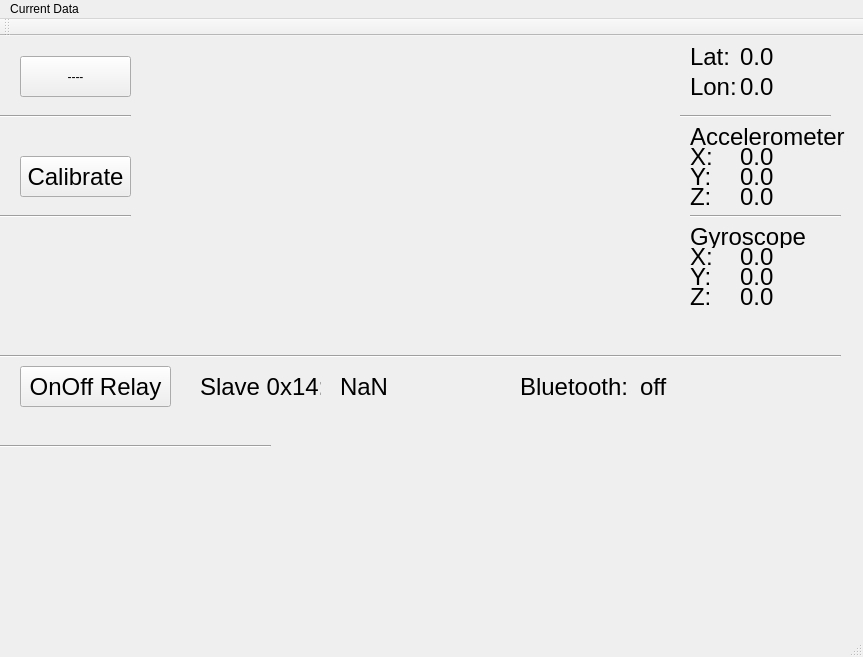
<?xml version="1.0" encoding="UTF-8"?>
<ui version="4.0">
 <class>MainWindow</class>
 <widget class="QMainWindow" name="MainWindow">
  <property name="geometry">
   <rect>
    <x>0</x>
    <y>0</y>
    <width>863</width>
    <height>657</height>
   </rect>
  </property>
  <property name="windowTitle">
   <string>MainWindow</string>
  </property>
  <widget class="QWidget" name="centralwidget">
   <widget class="QPushButton" name="bt_filtr_GPS">
    <property name="geometry">
     <rect>
      <x>20</x>
      <y>20</y>
      <width>111</width>
      <height>41</height>
     </rect>
    </property>
    <property name="text">
     <string>----</string>
    </property>
   </widget>
   <widget class="QLabel" name="lb_name_Lat">
    <property name="geometry">
     <rect>
      <x>690</x>
      <y>10</y>
      <width>41</width>
      <height>22</height>
     </rect>
    </property>
    <property name="font">
     <font>
      <pointsize>18</pointsize>
     </font>
    </property>
    <property name="text">
     <string>Lat:</string>
    </property>
   </widget>
   <widget class="QLabel" name="lb_latitude">
    <property name="geometry">
     <rect>
      <x>740</x>
      <y>10</y>
      <width>111</width>
      <height>22</height>
     </rect>
    </property>
    <property name="font">
     <font>
      <pointsize>18</pointsize>
     </font>
    </property>
    <property name="text">
     <string>0.0</string>
    </property>
   </widget>
   <widget class="QLabel" name="lb_name_Lon">
    <property name="geometry">
     <rect>
      <x>690</x>
      <y>40</y>
      <width>51</width>
      <height>22</height>
     </rect>
    </property>
    <property name="font">
     <font>
      <pointsize>18</pointsize>
     </font>
    </property>
    <property name="text">
     <string>Lon:</string>
    </property>
   </widget>
   <widget class="QLabel" name="lb_longitude">
    <property name="geometry">
     <rect>
      <x>740</x>
      <y>40</y>
      <width>111</width>
      <height>22</height>
     </rect>
    </property>
    <property name="font">
     <font>
      <pointsize>18</pointsize>
     </font>
    </property>
    <property name="text">
     <string>0.0</string>
    </property>
   </widget>
   <widget class="QLabel" name="lb_title_accelerometer">
    <property name="geometry">
     <rect>
      <x>690</x>
      <y>90</y>
      <width>161</width>
      <height>22</height>
     </rect>
    </property>
    <property name="font">
     <font>
      <pointsize>18</pointsize>
     </font>
    </property>
    <property name="text">
     <string>Accelerometer</string>
    </property>
   </widget>
   <widget class="QLabel" name="lb_name_x_accelerometer">
    <property name="geometry">
     <rect>
      <x>690</x>
      <y>110</y>
      <width>31</width>
      <height>22</height>
     </rect>
    </property>
    <property name="font">
     <font>
      <pointsize>18</pointsize>
     </font>
    </property>
    <property name="text">
     <string>X:</string>
    </property>
   </widget>
   <widget class="QLabel" name="lb_x_accelerometer">
    <property name="geometry">
     <rect>
      <x>740</x>
      <y>110</y>
      <width>68</width>
      <height>22</height>
     </rect>
    </property>
    <property name="font">
     <font>
      <pointsize>18</pointsize>
     </font>
    </property>
    <property name="text">
     <string>0.0</string>
    </property>
   </widget>
   <widget class="QLabel" name="lb_y_accelerometer">
    <property name="geometry">
     <rect>
      <x>740</x>
      <y>130</y>
      <width>68</width>
      <height>22</height>
     </rect>
    </property>
    <property name="font">
     <font>
      <pointsize>18</pointsize>
     </font>
    </property>
    <property name="text">
     <string>0.0</string>
    </property>
   </widget>
   <widget class="QLabel" name="lb_name_y_accelerometer">
    <property name="geometry">
     <rect>
      <x>690</x>
      <y>130</y>
      <width>21</width>
      <height>22</height>
     </rect>
    </property>
    <property name="font">
     <font>
      <pointsize>18</pointsize>
     </font>
    </property>
    <property name="text">
     <string>Y:</string>
    </property>
   </widget>
   <widget class="QLabel" name="lb_z_accelerometer">
    <property name="geometry">
     <rect>
      <x>740</x>
      <y>150</y>
      <width>68</width>
      <height>22</height>
     </rect>
    </property>
    <property name="font">
     <font>
      <pointsize>18</pointsize>
     </font>
    </property>
    <property name="text">
     <string>0.0</string>
    </property>
   </widget>
   <widget class="QLabel" name="lb_name_z_accelerometer">
    <property name="geometry">
     <rect>
      <x>690</x>
      <y>150</y>
      <width>21</width>
      <height>22</height>
     </rect>
    </property>
    <property name="font">
     <font>
      <pointsize>18</pointsize>
     </font>
    </property>
    <property name="text">
     <string>Z:</string>
    </property>
   </widget>
   <widget class="QLabel" name="lb_title_accelerometer_2">
    <property name="geometry">
     <rect>
      <x>690</x>
      <y>190</y>
      <width>131</width>
      <height>22</height>
     </rect>
    </property>
    <property name="font">
     <font>
      <pointsize>18</pointsize>
     </font>
    </property>
    <property name="text">
     <string>Gyroscope</string>
    </property>
   </widget>
   <widget class="QLabel" name="lb_y_gyroscope">
    <property name="geometry">
     <rect>
      <x>740</x>
      <y>230</y>
      <width>68</width>
      <height>22</height>
     </rect>
    </property>
    <property name="font">
     <font>
      <pointsize>18</pointsize>
     </font>
    </property>
    <property name="text">
     <string>0.0</string>
    </property>
   </widget>
   <widget class="QLabel" name="lb_name_z_gyroscope">
    <property name="geometry">
     <rect>
      <x>690</x>
      <y>250</y>
      <width>21</width>
      <height>22</height>
     </rect>
    </property>
    <property name="font">
     <font>
      <pointsize>18</pointsize>
     </font>
    </property>
    <property name="text">
     <string>Z:</string>
    </property>
   </widget>
   <widget class="QLabel" name="lb_x_gyroscope">
    <property name="geometry">
     <rect>
      <x>740</x>
      <y>210</y>
      <width>68</width>
      <height>22</height>
     </rect>
    </property>
    <property name="font">
     <font>
      <pointsize>18</pointsize>
     </font>
    </property>
    <property name="text">
     <string>0.0</string>
    </property>
   </widget>
   <widget class="QLabel" name="lb_z_gyroscope">
    <property name="geometry">
     <rect>
      <x>740</x>
      <y>250</y>
      <width>68</width>
      <height>22</height>
     </rect>
    </property>
    <property name="font">
     <font>
      <pointsize>18</pointsize>
     </font>
    </property>
    <property name="text">
     <string>0.0</string>
    </property>
   </widget>
   <widget class="QLabel" name="lb_name_y_gyroscope">
    <property name="geometry">
     <rect>
      <x>690</x>
      <y>230</y>
      <width>21</width>
      <height>22</height>
     </rect>
    </property>
    <property name="font">
     <font>
      <pointsize>18</pointsize>
     </font>
    </property>
    <property name="text">
     <string>Y:</string>
    </property>
   </widget>
   <widget class="QLabel" name="lb_name_x_gyroscope">
    <property name="geometry">
     <rect>
      <x>690</x>
      <y>210</y>
      <width>21</width>
      <height>22</height>
     </rect>
    </property>
    <property name="font">
     <font>
      <pointsize>18</pointsize>
     </font>
    </property>
    <property name="text">
     <string>X:</string>
    </property>
   </widget>
   <widget class="QPushButton" name="bt_calibrate_sensors">
    <property name="geometry">
     <rect>
      <x>20</x>
      <y>120</y>
      <width>111</width>
      <height>41</height>
     </rect>
    </property>
    <property name="font">
     <font>
      <pointsize>18</pointsize>
     </font>
    </property>
    <property name="text">
     <string>Calibrate</string>
    </property>
   </widget>
   <widget class="QPushButton" name="bt_send_read_command">
    <property name="geometry">
     <rect>
      <x>20</x>
      <y>330</y>
      <width>151</width>
      <height>41</height>
     </rect>
    </property>
    <property name="font">
     <font>
      <pointsize>18</pointsize>
     </font>
    </property>
    <property name="text">
     <string>OnOff Relay</string>
    </property>
   </widget>
   <widget class="QLabel" name="lb_name_slave_14">
    <property name="geometry">
     <rect>
      <x>200</x>
      <y>340</y>
      <width>121</width>
      <height>22</height>
     </rect>
    </property>
    <property name="font">
     <font>
      <pointsize>18</pointsize>
     </font>
    </property>
    <property name="text">
     <string>Slave 0x14:</string>
    </property>
   </widget>
   <widget class="QLabel" name="lb_slave_14">
    <property name="geometry">
     <rect>
      <x>340</x>
      <y>340</y>
      <width>91</width>
      <height>22</height>
     </rect>
    </property>
    <property name="font">
     <font>
      <pointsize>18</pointsize>
     </font>
    </property>
    <property name="text">
     <string>NaN</string>
    </property>
   </widget>
   <widget class="Line" name="line">
    <property name="geometry">
     <rect>
      <x>0</x>
      <y>70</y>
      <width>131</width>
      <height>20</height>
     </rect>
    </property>
    <property name="orientation">
     <enum>Qt::Horizontal</enum>
    </property>
   </widget>
   <widget class="Line" name="line_2">
    <property name="geometry">
     <rect>
      <x>0</x>
      <y>170</y>
      <width>131</width>
      <height>20</height>
     </rect>
    </property>
    <property name="orientation">
     <enum>Qt::Horizontal</enum>
    </property>
   </widget>
   <widget class="Line" name="line_3">
    <property name="geometry">
     <rect>
      <x>0</x>
      <y>310</y>
      <width>841</width>
      <height>20</height>
     </rect>
    </property>
    <property name="orientation">
     <enum>Qt::Horizontal</enum>
    </property>
   </widget>
   <widget class="Line" name="line_4">
    <property name="geometry">
     <rect>
      <x>0</x>
      <y>400</y>
      <width>271</width>
      <height>20</height>
     </rect>
    </property>
    <property name="orientation">
     <enum>Qt::Horizontal</enum>
    </property>
   </widget>
   <widget class="QLabel" name="label">
    <property name="geometry">
     <rect>
      <x>520</x>
      <y>340</y>
      <width>121</width>
      <height>22</height>
     </rect>
    </property>
    <property name="font">
     <font>
      <pointsize>18</pointsize>
     </font>
    </property>
    <property name="text">
     <string>Bluetooth:</string>
    </property>
   </widget>
   <widget class="QLabel" name="lb_btserver_on_off">
    <property name="geometry">
     <rect>
      <x>640</x>
      <y>340</y>
      <width>201</width>
      <height>22</height>
     </rect>
    </property>
    <property name="font">
     <font>
      <pointsize>18</pointsize>
     </font>
    </property>
    <property name="text">
     <string>off</string>
    </property>
   </widget>
   <widget class="CustomLabel" name="lb_draw_track">
    <property name="geometry">
     <rect>
      <x>240</x>
      <y>0</y>
      <width>300</width>
      <height>300</height>
     </rect>
    </property>
    <property name="text">
     <string/>
    </property>
   </widget>
   <widget class="Line" name="line_5">
    <property name="geometry">
     <rect>
      <x>680</x>
      <y>70</y>
      <width>151</width>
      <height>20</height>
     </rect>
    </property>
    <property name="orientation">
     <enum>Qt::Horizontal</enum>
    </property>
   </widget>
   <widget class="Line" name="line_6">
    <property name="geometry">
     <rect>
      <x>690</x>
      <y>170</y>
      <width>151</width>
      <height>20</height>
     </rect>
    </property>
    <property name="orientation">
     <enum>Qt::Horizontal</enum>
    </property>
   </widget>
   <zorder>lb_draw_track</zorder>
   <zorder>bt_filtr_GPS</zorder>
   <zorder>lb_name_Lat</zorder>
   <zorder>lb_latitude</zorder>
   <zorder>lb_name_Lon</zorder>
   <zorder>lb_longitude</zorder>
   <zorder>lb_title_accelerometer</zorder>
   <zorder>lb_name_x_accelerometer</zorder>
   <zorder>lb_x_accelerometer</zorder>
   <zorder>lb_y_accelerometer</zorder>
   <zorder>lb_name_y_accelerometer</zorder>
   <zorder>lb_z_accelerometer</zorder>
   <zorder>lb_name_z_accelerometer</zorder>
   <zorder>lb_title_accelerometer_2</zorder>
   <zorder>lb_y_gyroscope</zorder>
   <zorder>lb_name_z_gyroscope</zorder>
   <zorder>lb_x_gyroscope</zorder>
   <zorder>lb_z_gyroscope</zorder>
   <zorder>lb_name_y_gyroscope</zorder>
   <zorder>lb_name_x_gyroscope</zorder>
   <zorder>bt_calibrate_sensors</zorder>
   <zorder>bt_send_read_command</zorder>
   <zorder>lb_name_slave_14</zorder>
   <zorder>lb_slave_14</zorder>
   <zorder>line</zorder>
   <zorder>line_2</zorder>
   <zorder>line_3</zorder>
   <zorder>line_4</zorder>
   <zorder>label</zorder>
   <zorder>lb_btserver_on_off</zorder>
   <zorder>line_5</zorder>
   <zorder>line_6</zorder>
  </widget>
  <widget class="QMenuBar" name="menubar">
   <property name="geometry">
    <rect>
     <x>0</x>
     <y>0</y>
     <width>863</width>
     <height>27</height>
    </rect>
   </property>
   <widget class="QMenu" name="menuCurrent_Data">
    <property name="title">
     <string>Current Data</string>
    </property>
   </widget>
   <addaction name="menuCurrent_Data"/>
  </widget>
  <widget class="QStatusBar" name="statusbar"/>
  <widget class="QToolBar" name="toolBar">
   <property name="windowTitle">
    <string>toolBar</string>
   </property>
   <attribute name="toolBarArea">
    <enum>TopToolBarArea</enum>
   </attribute>
   <attribute name="toolBarBreak">
    <bool>false</bool>
   </attribute>
  </widget>
 </widget>
 <customwidgets>
  <customwidget>
   <class>CustomLabel</class>
   <extends>QLabel</extends>
   <header>customlabel.h</header>
  </customwidget>
 </customwidgets>
 <resources/>
 <connections/>
</ui>
